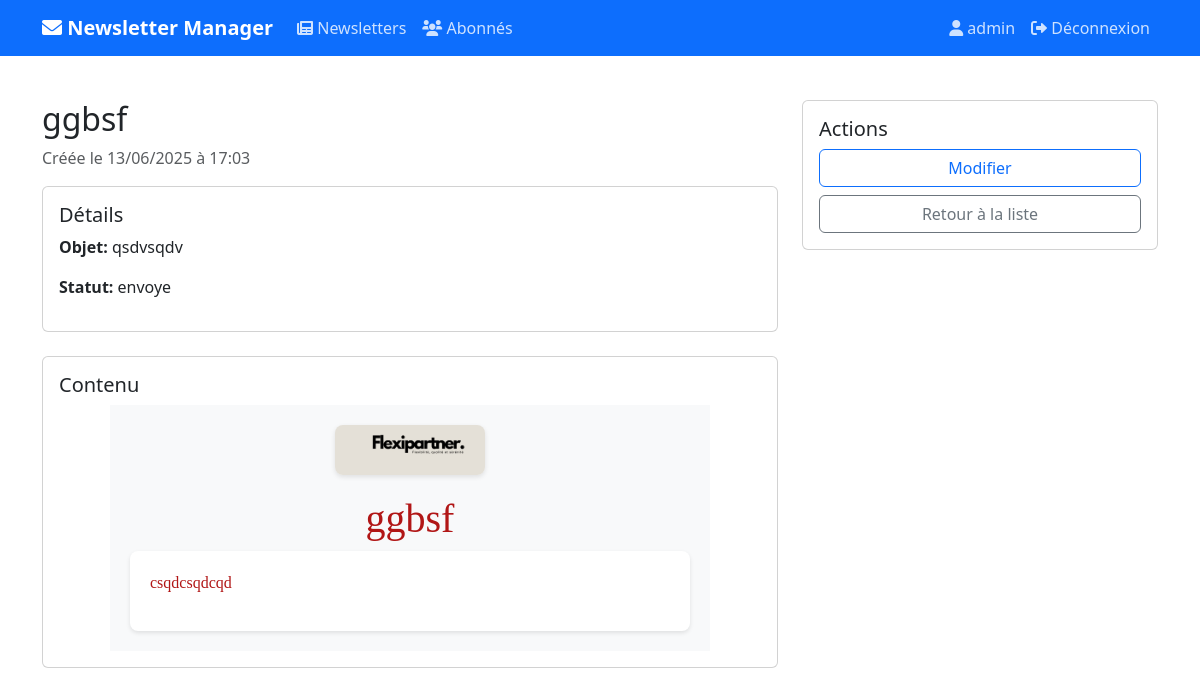
Page /newsletters/17/ (signed in) on the committed database.
### newsletters/models.py (models this page shows, shortened)
class Newsletter(models.Model):
    titre = models.CharField(max_length=200)
    objet = models.CharField(max_length=200)
    contenu_html = models.TextField()
    contenu_text = models.TextField(blank=True)
    date_creation = models.DateTimeField(auto_now_add=True)
    date_envoi = models.DateTimeField(null=True, blank=True)
    date_envoi_planifie = models.DateTimeField(null=True, blank=True)
    statut = models.CharField(
        max_length=20,
        choices=[
            ('brouillon', 'Brouillon'),
            ('planifie', 'Planifié'),
            ('en_cours', 'En cours d\'envoi'),
            ('envoye', 'Envoyé'),
            ('envoye_partiel', 'Envoyé partiellement'),
            ('erreur', 'Erreur')
        ],
        default='brouillon'
    )
    police = models.CharField(max_length=50, default='Arial')
    couleur_texte = models.CharField(max_length=7, default='#000000')
    ajouter_signature = models.BooleanField(default=False)
    ajouter_social = models.BooleanField(default=False)
    destinataires_cc = models.TextField(blank=True, null=True)
    destinataires_cci = models.TextField(blank=True, null=True)
    class Meta:
        ordering = ['-date_creation']
        verbose_name = 'Newsletter'
        verbose_name_plural = 'Newsletters'

### newsletters/views.py (the view)
# urls.py: path('<int:pk>/', views.newsletter_detail, name='newsletter_detail'),
@login_required
def newsletter_detail(request, pk):
    newsletter = get_object_or_404(Newsletter, pk=pk)
    return render(request, 'newsletters/newsletter_detail.html', {
        'newsletter': newsletter
    })

### newsletters/templates/newsletters/newsletter_detail.html (shortened to what this page needs)
{% extends 'newsletters/base.html' %}
{% block content %}
<div class="container mt-4">
    <div class="row">
        <div class="col-md-8">
            <h2>{{ newsletter.titre }}</h2>
            <p class="text-muted">Créée le {{ newsletter.date_creation|date:"d/m/Y à H:i" }}</p>
            <div class="card mb-4">
                <div class="card-body">
                    <h5 class="card-title">Détails</h5>
                    <p><strong>Objet:</strong> {{ newsletter.objet }}</p>
                    <p><strong>Statut:</strong> {{ newsletter.statut }}</p>
                </div>
            </div>
            <div class="card mb-4">
                <div class="card-body">
                    <h5 class="card-title">Contenu</h5>
                    <div class="newsletter-content">
                        {{ newsletter.contenu_html|safe }}
                    </div>
                </div>
            </div>
        </div>
        <div class="col-md-4">
            <div class="card">
                <div class="card-body">
                    <h5 class="card-title">Actions</h5>
                    <a href="{% url 'newsletter_edit' newsletter.id %}" class="btn btn-outline-primary w-100 mb-2">Modifier</a>
                    <a href="{% url 'newsletter_list' %}" class="btn btn-outline-secondary w-100">Retour à la liste</a>
                </div>
            </div>
        </div>
    </div>
</div>
{% endblock %}

### newsletters/templates/newsletters/base.html (shortened to what this page needs)
{% load static %}
<!DOCTYPE html>
<html lang="fr">
<head>
    <link href="https://cdn.jsdelivr.net/npm/bootstrap@5.3.0/dist/css/bootstrap.min.css" rel="stylesheet">
    <link href="https://cdnjs.cloudflare.com/ajax/libs/font-awesome/6.0.0/css/all.min.css" rel="stylesheet">
</head>
<body>
    <nav class="navbar navbar-expand-lg navbar-dark bg-primary">
        <div class="container">
            <a class="navbar-brand" href="{% url 'newsletter_list' %}">
                <i class="fas fa-envelope"></i> Newsletter Manager
            </a>
            <div class="collapse navbar-collapse" id="navbarNav">
                <ul class="navbar-nav me-auto">
                    <li class="nav-item">
                        <a class="nav-link" href="{% url 'newsletter_list' %}">
                            <i class="fas fa-newspaper"></i> Newsletters
                        </a>
                    </li>
                    <li class="nav-item">
                        <a class="nav-link" href="{% url 'subscriber_list' %}">
                            <i class="fas fa-users"></i> Abonnés
                        </a>
                    </li>
                </ul>
                {% if user.is_authenticated %}
                <ul class="navbar-nav">
                    <li class="nav-item">
                        <span class="nav-link">
                            <i class="fas fa-user"></i> {{ user.username }}
                        </span>
                    </li>
                    <li class="nav-item">
                        <a class="nav-link" href="{% url 'logout' %}">
                            <i class="fas fa-sign-out-alt"></i> Déconnexion
                        </a>
                    </li>
                </ul>
                {% endif %}
            </div>
        </div>
    </nav>
    <div class="content-wrapper">
        {% block content %}{% endblock %}
    </div>
</body>
</html>

### newsletters/templates/newsletters/base.html (style rules this page uses)
.navbar-brand { font-weight: bold; }
.nav-link { color: rgba(255,255,255,.8) !important; }
.content-wrapper { min-height: calc(100vh - 56px); padding: 20px 0; }

### rows in the picture
Newsletter: titre "ggbsf", date_creation "13/06/2025 à 17:03", objet "qsdvsqdv", statut "envoye", contenu_html (picture), contenu_html "ggbsf csqdcsqdcqd"

### other values in the picture
{{ user.username }} "admin"
